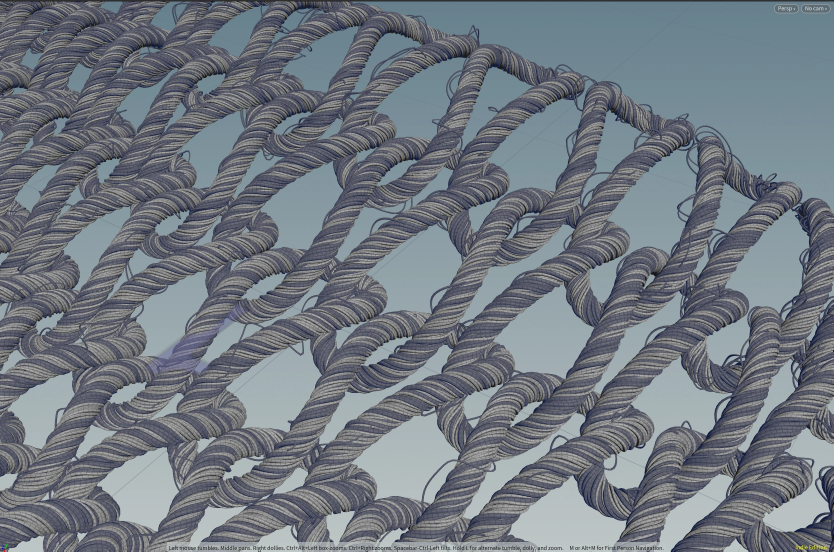
#> input picture images/macro-or-closeup_level/Screenshot 2024-08-09 105543.webp, 2500 x 1654 px, given in place of Screenshot 2024-08-09 105543.png, which was not available (shown at 1/3 size)
$ python build_material_intelligence_media.py
#> lines starting #> are read from the running program, lines starting #| are printed output that depends on the picture; pictures that were not available may be replaced by others from this repository, and a replacement may not be noted
from __future__ import annotations

from pathlib import Path

import cv2
from PIL import Image, ImageDraw, ImageFont, ImageOps


ROOT = Path(__file__).resolve().parents[1]
OUT = ROOT / "docs" / "images"
OUT.mkdir(parents=True, exist_ok=True)


def font(size: int) -> ImageFont.FreeTypeFont:
    for path in (Path(r"C:\Windows\Fonts\seguisb.ttf"), Path(r"C:\Windows\Fonts\arialbd.ttf")):
        if path.exists():
            return ImageFont.truetype(str(path), size)
    return ImageFont.load_default(size=size)


def contact_sheet(sources: list[str], output: str, labels: list[str]) -> None:
#> called with output = 'material-closeup-geometry.jpg'
    panel_w, panel_h, gutter, footer = 620, 430, 10, 58
    canvas = Image.new("RGB", (panel_w * len(sources) + gutter * (len(sources) - 1), panel_h + footer), "#0b1016")
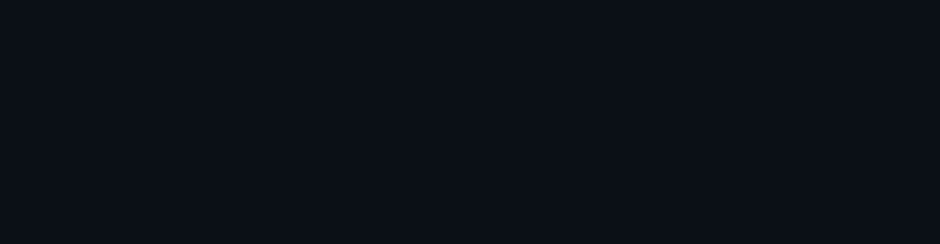
#> canvas: PIL image 1880x488 RGB (shown at 1/2 size); mean R, G, B 11, 16, 22
    draw = ImageDraw.Draw(canvas)
    for index, (source, label) in enumerate(zip(sources, labels)):
        image = Image.open(ROOT / source).convert("RGB")
#> image is the input picture: PIL image 2500x1654 RGB; mean R, G, B 113.7, 121.3, 129.7
        panel = ImageOps.fit(image, (panel_w, panel_h), method=Image.Resampling.LANCZOS)
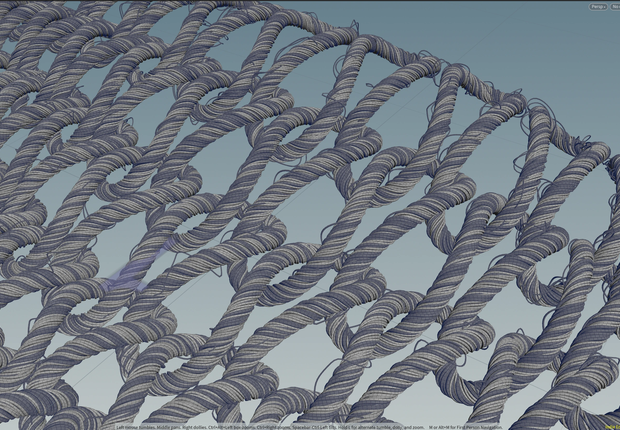
#> panel: PIL image 620x430 RGB; mean R, G, B 113.9, 121.6, 130
        x = index * (panel_w + gutter)
        canvas.paste(panel, (x, 0))
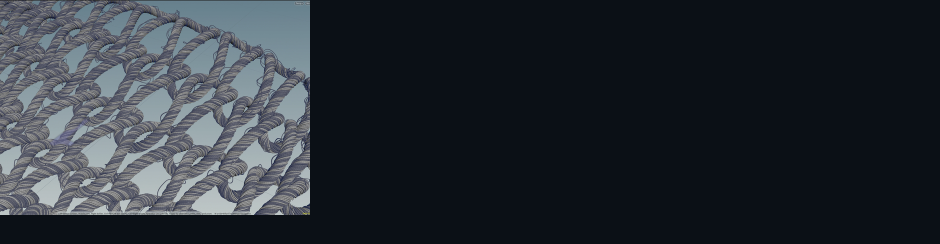
#> canvas: PIL image 1880x488 RGB (shown at 1/2 size); mean R, G, B 40.9, 46.7, 53.4
        draw.text((x + 18, panel_h + 14), label.upper(), font=font(22), fill="#eef3f6")
    canvas.save(OUT / output, quality=87, optimize=True, progressive=True)


# [43 lines left out: functions read_video_frames, write_gif, not called in this run]


#> (the run stopped early here; a loop or call above may not have finished)
